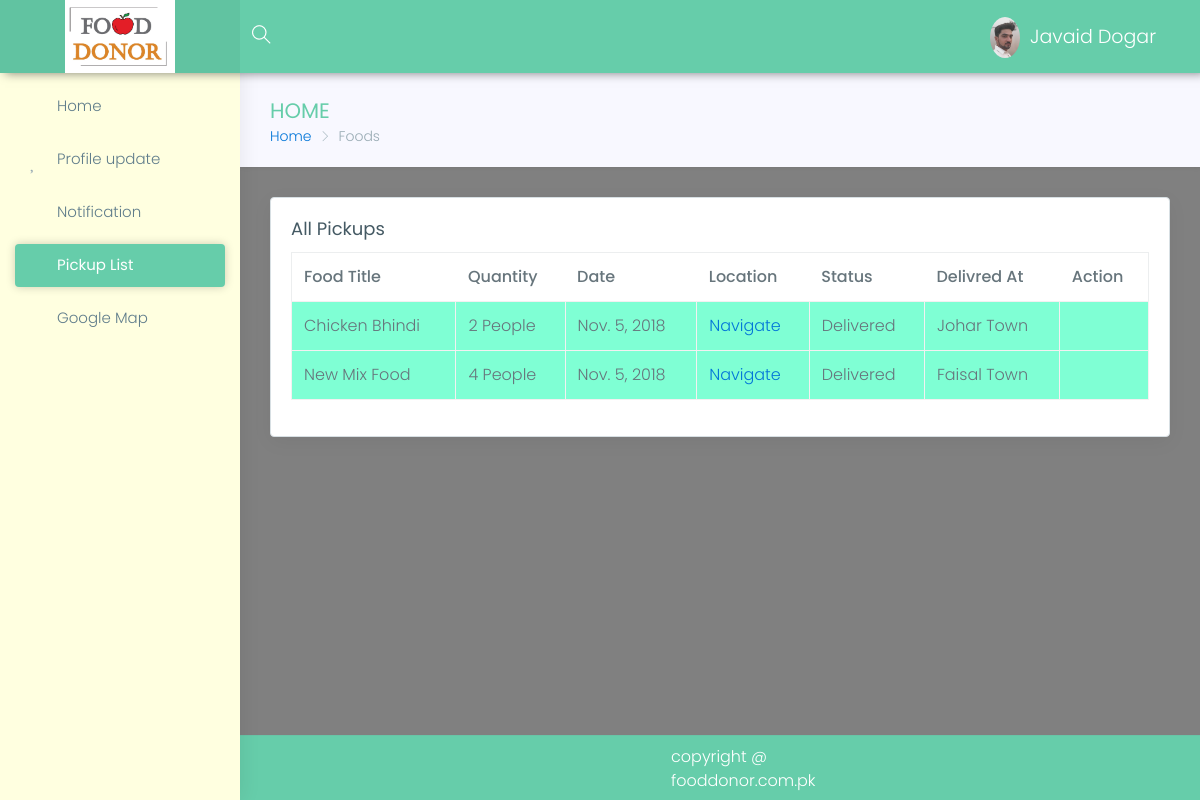
/volunteer/foods (signed in), run on the app's committed database.
### donor/models.py (models this page shows, shortened)
class Food(models.Model):
    donor=models.ManyToManyField(Donor)
    food_title=models.CharField(max_length=15,null=False,blank=False,)
    food_type = models.CharField(max_length=15, null=False, blank=False, choices=food_types)
    quantity=models.IntegerField(blank=False)
    delivered_at = models.CharField(max_length=50, default="NAN")
    preparation_date=models.DateField(blank=True,default=now())
    post_date = models.DateField(blank=True, default=now())
    status=models.CharField(choices=choices,max_length=10,default='New Entry')
    location=models.CharField(max_length=200,blank=True,null=True)
    image=models.ImageField(blank=True,null=True)
    volunteer=models.ForeignKey(Volenteer,on_delete=models.SET_NULL,null=True)

### volunteer/views.py (the view, shortened to what this page needs)
def foods(request):
    volunteer = Volenteer.objects.get(user=request.user)
    all_foods=volunteer.food_set.all()
    return render(request, 'volunteer/Pickup-list.html',{'foods':all_foods,'volunteer':volunteer})

### templates/volunteer/Pickup-list.html (shortened to what this page needs)
{% extends 'panel-base.html' %}
{% block sidebar %}
            {% include 'volunteer/sidebar.html' %}
        {% endblock %}
{% block bradcrump %}
    <div class="row page-titles">
                    <div class="col-md-5 col-8 align-self-center">
                        <h3 class="text-themecolor">HOME</h3>
                        <ol class="breadcrumb">
                            <li class="breadcrumb-item"><a href="{% url 'volunteer-index' %}">Home</a></li>
                            <li class="breadcrumb-item active">Foods</li>
                        </ol>
                    </div>
                </div>
{% endblock %}
{% block main %}
                <div class="row">
                    <div class="col-lg-12">
                        <div class="card">
                            <div class="card-block">
                                <h4 class="card-title">All Pickups</h4>
                                <div class="table-responsive">
                                    <table class="table table-hover table-striped table-bordered">
                                        <thead>
                                            <tr>
                                                <th>Food Title</th>
                                                <th>Quantity</th>
                                                <th>Date</th>
                                                <th>Location</th>
                                                <th>Status</th>
                                                <th>Delivred At</th>
                                                <th>Action</th>
                                            </tr>
                                        </thead>
                                        <tbody>
                                        {% for food in foods %}
                                            {% if food.status == 'Delivered' %}
                                                <tr style="background-color: aquamarine">
                                                <td>{{ food.food_title }}</td>
                                                <td>{{ food.quantity }} People</td>
                                                <td>{{ food.post_date }}</td>
                                                <td>
                                                    <a href="{% url 'volunteer-map' %}">Navigate</a>
                                                </td>
                                                <td>{{ food.status }}</td>
                                                <td>{{ food.delivered_at }}</td><td></td>
                                                </tr>
                                            {% endif %}
                                        {% endfor %}
                                        </tbody>
                                    </table>
                                </div>
                            </div>
                        </div>
                    </div>
                </div>
{% endblock %}

### home/static/Panel/lite/css/colors/blue.css (style rules this page uses)
.text-themecolor { color: #66CDAA !important; }

### data on the page
Food: food_title "Chicken Bhindi", quantity "2", post_date "Nov. 5, 2018", status "Delivered", delivered_at "Johar Town"
Food: food_title "New Mix Food", quantity "4", post_date "Nov. 5, 2018", status "Delivered", delivered_at "Faisal Town"
